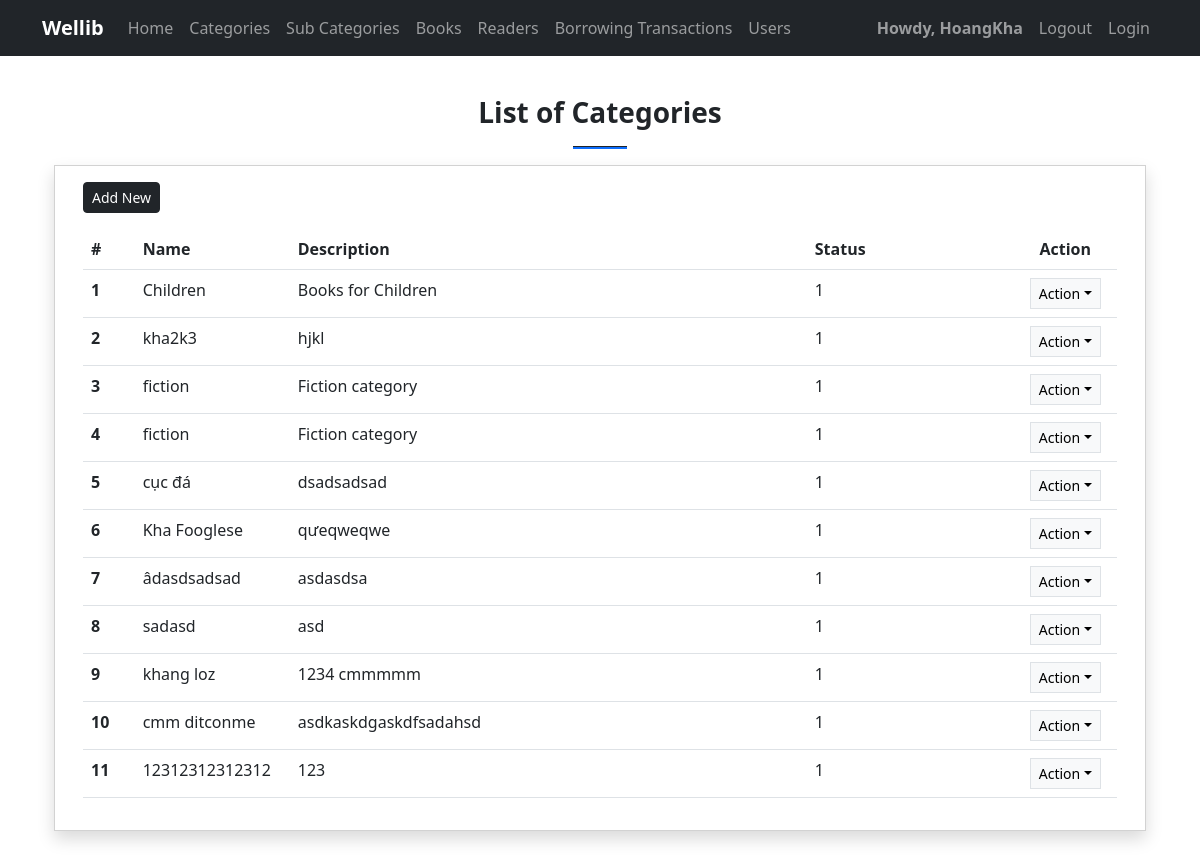
The app's page /ad/category/ with its own data.
### ad/models.py (models this page shows, shortened)
class Category(models.Model):
    name = models.CharField(max_length=250)
    description = models.TextField(blank=True, null= True)
    status = models.CharField(max_length=2, choices=(('1','Active'), ('2','Inactive')), default = 1)
    delete_flag = models.IntegerField(default = 0)
    date_added = models.DateTimeField(default = timezone.now)

### ad/views.py (the view)
# urls.py: path('category/', views.category, name = 'category'),
def category(request):
    context = context_data()
    context['page_title'] = 'Categories'
    context['data'] = models.Category.objects.all()
    return render(request, 'ad/category.html', context)

### ad/views.py (called while the page is built)
def context_data():
    context = {
        'page_title': '',
        'system_name': 'Wellib',
    }
    return context

### ad/templates/ad/category.html (shortened to what this page needs)
{% extends 'ad/base.html' %}
{% block Page_content %}
<section class="py-4">
  <div class="container">
    <h3 class="fw-bolder text-center">List of Categories</h3>
    <center>
      <hr class="bg-primary opacity-100" style="height:3px" width="5%" />
    </center>
    <div class="card rounded-0 shadow">
      <div class="card-body">
        <div class="container-fluid">
          <div class="text-start mb-3">
            <a href="{% url 'ad:manage_category'%}" class="btn btn-sm btn-dark rounded-1 bg-gradient-primary" type="button">Add New</a>
          </div>
          <table class="table">
            <colcategory>
              <col width="5%" />
              <col width="15%" />
              <col width="50%" />
              <col width="20%" />
              <col width="10%" />
            </colcategory>
            <thead>
              <tr>
                <th scope="col">#</th>
                <th scope="col">Name</th>
                <th scope="col">Description</th>
                <th scope="col">Status</th>
                <th class="text-center">Action</th>
              </tr>
            </thead>
            <tbody>
              {% if data %}
                {% for d in data %}
                  <tr>
                    <th scope="row">{{ forloop.counter }}</th>
                    <td>{{ d.name }}</td>
                    <td>{{ d.description }}</td>
                    <td>{{ d.status }}</td>
                    <td class="text-center">
                      <div class="dropdown">
                        <button class="btn btn-light btn-sm rounded-0 border dropdown-toggle" type="button" id="{{ d.pk }}" data-bs-toggle="dropdown" aria-expanded="false">Action</button>
                      </div>
                    </td>
                  </tr>
                {% endfor %}
              {% endif %}
            </tbody>
          </table>
        </div>
      </div>
    </div>
  </div>
</section>
{% endblock %}

### records on screen
Category: name "Children", description "Books for Children", status "1"
Category: name "kha2k3", description "hjkl", status "1"
Category: name "fiction", description "Fiction category", status "1"
Category: name "fiction", description "Fiction category", status "1"
Category: name "cục đá", description "dsadsadsad", status "1"
Category: name "Kha Fooglese", description "qưeqweqwe", status "1"
Category: name "âdasdsadsad", description "asdasdsa", status "1"
Category: name "sadasd", description "asd", status "1"
Category: name "khang loz", description "1234 cmmmmm", status "1"
Category: name "cmm ditconme", description "asdkaskdgaskdfsadahsd", status "1"
Category: name "12312312312312", description "123", status "1"

### other values on screen
{{ system_name }} "Wellib"
